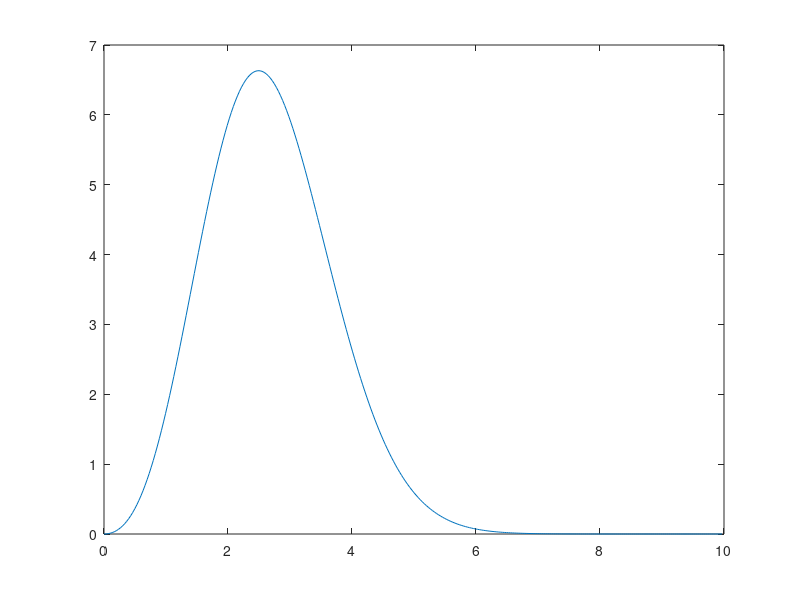

The MATLAB script that drew this image:
psi= [0, 0, 0.0683806, 0.104143, 0.140913, 0.178655, 0.217336, 0.25692, 0.297367, 0.338639, 0.380694, 0.423492, 0.466987, 0.511136, 0.555892, 0.60121, 0.647041, 0.693336, 0.740047, 0.787123, 0.834513, 0.882166, 0.93003, 0.978054, 1.02618, 1.07437, 1.12255, 1.17068, 1.21871, 1.26658, 1.31424, 1.36164, 1.40873, 1.45545, 1.50176, 1.5476, 1.59292, 1.63769, 1.68184, 1.72534, 1.76813, 1.81018, 1.85143, 1.89186, 1.93141, 1.97005, 2.00773, 2.04443, 2.08011, 2.11474, 2.14827, 2.18069, 2.21196, 2.24206, 2.27096, 2.29863, 2.32506, 2.35023, 2.37412, 2.39671, 2.41798, 2.43793, 2.45655, 2.47382, 2.48973, 2.50429, 2.51749, 2.52932, 2.53979, 2.5489, 2.55665, 2.56305, 2.5681, 2.57182, 2.5742, 2.57527, 2.57503, 2.57351, 2.57071, 2.56665, 2.56136, 2.55484, 2.54713, 2.53825, 2.52821, 2.51704, 2.50477, 2.49142, 2.47703, 2.46161, 2.4452, 2.42783, 2.40952, 2.39032, 2.37023, 2.34931, 2.32759, 2.30508, 2.28183, 2.25788, 2.23325, 2.20797, 2.18208, 2.15562, 2.12861, 2.1011, 2.07311, 2.04467, 2.01582, 1.9866, 1.95703, 1.92715, 1.89698, 1.86656, 1.83592, 1.80509, 1.7741, 1.74298, 1.71176, 1.68046, 1.64912, 1.61775, 1.58639, 1.55506, 1.52378, 1.49258, 1.46149, 1.43052, 1.39969, 1.36903, 1.33856, 1.30829, 1.27825, 1.24845, 1.21891, 1.18965, 1.16067, 1.132, 1.10365, 1.07563, 1.04796, 1.02063, 0.993677, 0.967096, 0.940899, 0.915095, 0.889691, 0.864694, 0.840111, 0.815948, 0.792208, 0.768896, 0.746017, 0.723573, 0.701566, 0.679998, 0.658872, 0.638187, 0.617943, 0.598142, 0.578781, 0.55986, 0.541377, 0.523331, 0.505718, 0.488536, 0.471782, 0.455452, 0.439543, 0.42405, 0.408969, 0.394295, 0.380023, 0.366148, 0.352665, 0.339568, 0.326851, 0.314509, 0.302534, 0.290922, 0.279664, 0.268756, 0.25819, 0.24796, 0.238059, 0.22848, 0.219216, 0.210261, 0.201607, 0.193248, 0.185176, 0.177385, 0.169869, 0.162619, 0.155629, 0.148892, 0.142403, 0.136153, 0.130136, 0.124346, 0.118777, 0.113421, 0.108273, 0.103326, 0.0985743, 0.0940117, 0.0896324, 0.0854304, 0.0814001, 0.0775358, 0.0738319, 0.0702832, 0.0668843, 0.0636301, 0.0605154, 0.0575355, 0.0546853, 0.0519603, 0.0493559, 0.0468676, 0.044491, 0.042222, 0.0400564, 0.0379902, 0.0360195, 0.0341406, 0.0323498, 0.0306435, 0.0290184, 0.0274711, 0.0259983, 0.024597, 0.0232642, 0.0219969, 0.0207922, 0.0196476, 0.0185604, 0.017528, 0.016548, 0.015618, 0.0147359, 0.0138994, 0.0131064, 0.0123549, 0.011643, 0.0109688, 0.0103305, 0.00972646, 0.00915496, 0.00861445, 0.00810341, 0.0076204, 0.00716403, 0.00673296, 0.00632594, 0.00594174, 0.00557921, 0.00523722, 0.00491473, 0.00461072, 0.00432422, 0.00405431, 0.00380012, 0.00356079, 0.00333555, 0.00312363, 0.00292429, 0.00273687, 0.00256069, 0.00239514, 0.00223963, 0.0020936, 0.0019565, 0.00182785, 0.00170714, 0.00159393, 0.00148779, 0.00138831, 0.0012951, 0.00120778, 0.00112602, 0.00104949, 0.000977867, 0.000910864, 0.000848201, 0.000789617, 0.000734862, 0.000683703, 0.000635917, 0.000591298, 0.000549648, 0.000510781, 0.000474523, 0.000440709, 0.000409184, 0.000379803, 0.000352428, 0.000326931, 0.000303189, 0.000281089, 0.000260523, 0.000241391, ];
rho= [0, 0.0331126, 0.0662252, 0.0993377, 0.13245, 0.165563, 0.198675, 0.231788, 0.264901, 0.298013, 0.331126, 0.364238, 0.397351, 0.430464, 0.463576, 0.496689, 0.529801, 0.562914, 0.596026, 0.629139, 0.662252, 0.695364, 0.728477, 0.761589, 0.794702, 0.827815, 0.860927, 0.89404, 0.927152, 0.960265, 0.993377, 1.02649, 1.0596, 1.09272, 1.12583, 1.15894, 1.19205, 1.22517, 1.25828, 1.29139, 1.3245, 1.35762, 1.39073, 1.42384, 1.45695, 1.49007, 1.52318, 1.55629, 1.5894, 1.62252, 1.65563, 1.68874, 1.72185, 1.75497, 1.78808, 1.82119, 1.8543, 1.88742, 1.92053, 1.95364, 1.98675, 2.01987, 2.05298, 2.08609, 2.11921, 2.15232, 2.18543, 2.21854, 2.25166, 2.28477, 2.31788, 2.35099, 2.38411, 2.41722, 2.45033, 2.48344, 2.51656, 2.54967, 2.58278, 2.61589, 2.64901, 2.68212, 2.71523, 2.74834, 2.78146, 2.81457, 2.84768, 2.88079, 2.91391, 2.94702, 2.98013, 3.01325, 3.04636, 3.07947, 3.11258, 3.1457, 3.17881, 3.21192, 3.24503, 3.27815, 3.31126, 3.34437, 3.37748, 3.4106, 3.44371, 3.47682, 3.50993, 3.54305, 3.57616, 3.60927, 3.64238, 3.6755, 3.70861, 3.74172, 3.77483, 3.80795, 3.84106, 3.87417, 3.90728, 3.9404, 3.97351, 4.00662, 4.03974, 4.07285, 4.10596, 4.13907, 4.17219, 4.2053, 4.23841, 4.27152, 4.30464, 4.33775, 4.37086, 4.40397, 4.43709, 4.4702, 4.50331, 4.53642, 4.56954, 4.60265, 4.63576, 4.66887, 4.70199, 4.7351, 4.76821, 4.80132, 4.83444, 4.86755, 4.90066, 4.93377, 4.96689, 5, 5.03311, 5.06623, 5.09934, 5.13245, 5.16556, 5.19868, 5.23179, 5.2649, 5.29801, 5.33113, 5.36424, 5.39735, 5.43046, 5.46358, 5.49669, 5.5298, 5.56291, 5.59603, 5.62914, 5.66225, 5.69536, 5.72848, 5.76159, 5.7947, 5.82781, 5.86093, 5.89404, 5.92715, 5.96026, 5.99338, 6.02649, 6.0596, 6.09272, 6.12583, 6.15894, 6.19205, 6.22517, 6.25828, 6.29139, 6.3245, 6.35762, 6.39073, 6.42384, 6.45695, 6.49007, 6.52318, 6.55629, 6.5894, 6.62252, 6.65563, 6.68874, 6.72185, 6.75497, 6.78808, 6.82119, 6.8543, 6.88742, 6.92053, 6.95364, 6.98675, 7.01987, 7.05298, 7.08609, 7.11921, 7.15232, 7.18543, 7.21854, 7.25166, 7.28477, 7.31788, 7.35099, 7.38411, 7.41722, 7.45033, 7.48344, 7.51656, 7.54967, 7.58278, 7.61589, 7.64901, 7.68212, 7.71523, 7.74834, 7.78146, 7.81457, 7.84768, 7.88079, 7.91391, 7.94702, 7.98013, 8.01325, 8.04636, 8.07947, 8.11258, 8.1457, 8.17881, 8.21192, 8.24503, 8.27815, 8.31126, 8.34437, 8.37748, 8.4106, 8.44371, 8.47682, 8.50993, 8.54305, 8.57616, 8.60927, 8.64238, 8.6755, 8.70861, 8.74172, 8.77483, 8.80795, 8.84106, 8.87417, 8.90728, 8.9404, 8.97351, 9.00662, 9.03974, 9.07285, 9.10596, 9.13907, 9.17219, 9.2053, 9.23841, 9.27152, 9.30464, 9.33775, 9.37086, 9.40397, 9.43709, 9.4702, 9.50331, 9.53642, 9.56954, 9.60265, 9.63576, 9.66887, 9.70199, 9.7351, 9.76821, 9.80132, 9.83444, 9.86755, 9.90066, 9.93377, 9.96689, ];
plot(rho,psi.*psi)
n=302
